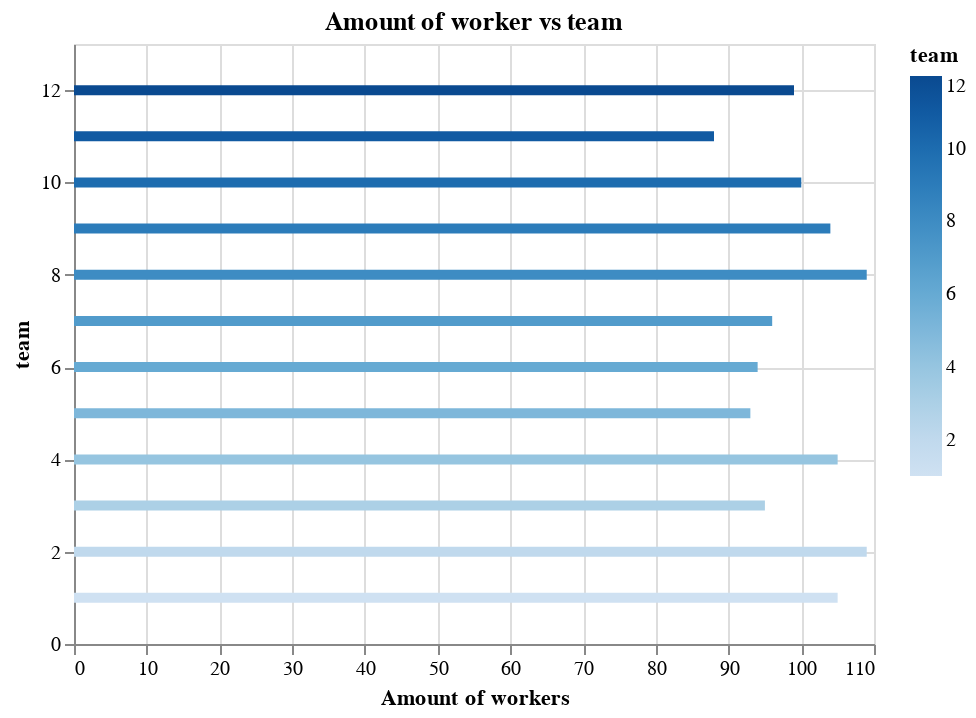

The notebook cell this image was saved under:
### Code cell
alt.Chart(data_df1,title="Amount of worker vs team").mark_bar().encode(
    x=alt.X('count(no_of_workers):Q', title='Amount of workers'),
    y='team:Q',
    color='team'
    )

### Figure 1 — Vega-Lite specification as saved in the notebook (floating-point values rounded to 4 significant figures; data arrays with more than 128 entries replaced by an {"elided": "..."} marker saying what was removed)
{"config": {"view": {"continuousWidth": 400, "continuousHeight": 300}}, "data": {"name": "data-2f9d50d1d1ef5f96c456dbf055ed9935"}, "mark": "bar", "encoding": {"color": {"type": "quantitative", "field": "team"}, "x": {"type": "quantitative", "aggregate": "count", "field": "no_of_workers", "title": "Amount of workers"}, "y": {"type": "quantitative", "field": "team"}}, "title": "Amount of worker vs team", "$schema": "https://vega.github.io/schema/vega-lite/v4.8.1.json", "datasets": {"data-2f9d50d1d1ef5f96c456dbf055ed9935": {"elided": "1197 records"}}}
